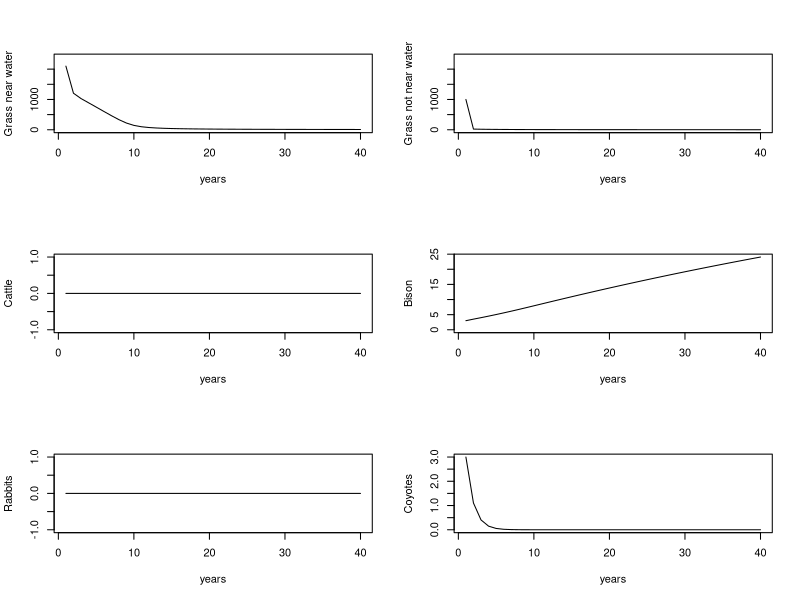

Generate this figure with R:
library(deSolve)

# Variable Definitions

# Grass / Plants
# Gw0 = initial grass density of area near water
# Gd0 = initial grass density of area not near water
# w2t = proportion of range that is near water
# rG = intrinsic growth rate of grasses, assume the same in both habitats
# kG = carrying density of grasses

# Cattle
# C0 = initial density of cattle within entire space
# aC = grass consumption by cattle per capita per timestep
# eC = cattle biomass conversion efficiency
# dhC = rate of cattle harvest by humans

# Bison
# B0 = initial densiry of bison within entire space
# rb = bison intrinsic growth rate = .22 / year = .018 / month
# dhB = rate of bison culling by humans
# tB = proportion of time bison spend in range areas near water

# Jackrabbits
# R0 = initial density of rabbits within enter space
# aR = grass consumption by rabbits per capita per timestep
# eR = rabbit biomass conversion efficiency
# dnR = intrinsic rabbit death rate

# Coyote
# K0 = initial density of coyote within entire space
# aK = asymtotic consumption of rabbits by coyote
# bK = density at half maximum of coyote consumption
# eK = coyote biomass conversion efficiency
# dnK = coyote death rate imposed by humans

# Population Densities
# Population densities for animals are in individuals per hectare
# Densities for grasses are in grams biomass per hectare

model = function(t, y, parms) {
  
  Gw = y[1]
  Gd = y[2]
  C = y[3]
  B = y[4]
  R = y[5]
  K = y[6]
  
  with(as.list(params), {
    
    GwT = Gw * w2t # Density of grasses near water scaled to total area
    GdT = Gd * ( 1 - w2t ) # Density of grasses not near water scaled to total area
    GT = GwT + GdT # Total density of grass at scale of total area
    
    Gw_growth =  rG * ( 1 - Gw / kG ) 
    Gw_cattle_consumption =  (aC * Gw / (bC + Gw)) * C / w2t 
    #print(cat(Gw_growth, Gw_cattle_consumption))
    dGw =  Gw_growth  -  Gw_cattle_consumption -  tB * (aB * Gw/(bB + Gw)) * B    -  (aR * Gw / (bR + Gw)) * R
    
    dGd =  rG * ( 1 - Gd / kG )    - (1 - tB) * (aB * Gd/(bB + Gd)) * B     -  (aR * Gd / (bR + Gd)) * R
    
    #dC  = (eC * (aC * Gw / (bC + Gw)) / Cw) * C   - dhC * C
    dC = 0 # stocking rate held constant by management
    
    dB  =  eB * (tB * (aB * Gw/(bB + Gw)) * B) / Bw   +   ( eB * (1 - tB) * (aB * Gd/(bB + Gd)) * B ) / Bw   -  dhB * B
    
    dR  = (eR * (aR * Gw / (bR + Gw)) / Rw) * R * (1 - R / kR)    - dnR * R    - ( (aK * R) / (bK + R) ) * K 
    # evidence is that jackrabbits are not actually limited by food
    
    dK  = eK * ( (aK * R) / (bK + R) ) * K  + deer * K - dnK * K
    #dK = 0  # Coyotes held constant by management
    
    # [ (1 - tB) * Gd + tB * Gw ] 
    differentials = c(dGw, dGd, dC, dB, dR, dK)
    list(differentials)
  
  })
}

kG = 2100 # carrying capcity density of grasses  kg / ha
params = c(
        Cw = 453, # avg weight of a cow
        Bw = 680, # avg weight of a bison
        Rw = 2, # avg weight of a rabbit
  
        #rG = 60, # kg / year / kg
        rG = 6000, # intrinsic (max) growth rate of grasses  kg / year / ha
        kG = kG, # carrying capcity density of grasses  kg / ha
        
        w2t = .5, # precentage of area that is 'near water,' i.e. grazable by cattle
        
        aC = 4080,  # ideal kilos of grass per year per cattle 
        bC = kG / 100, # density of grasses at half maximum consumption, value is a rough guess
                     # consumption should saturate quickly
        eC = .1, # median conversion efficiency
        #dhC = .5, # cattle harvest rate, percentage
        
        aB = 4080,  # ideal kilos of grass per year per mature bison 
        bB = kG / 100, # consumption saturates quickly
        eB = .04,   #  bison biomass conversion efficiency
        #rB = .22,  # intrinsic growth rate, bison growth per year - individuals per year, not biomass.  equates to above values
        dhB = .01, # culling rate, allowing some growth, a percentage
        tB = .2,  # percentage time bison spend feeding near water, may be influenced by precipitation
        
        eR = .4, # this is tuned to allow one rabbit to create 8 rabbits a year, a conservative estimate
        aR =  54.75, # kg forage pre year per rabbit
        bR = kG / 100, # saturate forage rate quickly 
        kR = 30,  # max jackrabbits per hectare  # they may not be limited actually
        dnR = 0.05, # natural rabbit death rate - not including predation 
        
        aK = 20,
        bK = 5,
        eK = .1,
        deer = 0, # density of fawns consumed by coyote, can be managed by managing deer population
        dnK = 1 #coyote held constant by management
        )

Gw0 = 2100
Gd0 = 1000
C0 = 0 # .4 #.4 # consider this as stocking rate, held constant by management
B0 = 3 #.4 # 2
R0 = 0 #2.7 # 10
K0 = 3 #40
  
state = c(
          Gw0,
          Gd0,
          C0,
          B0,
          R0,
          K0
        )


t = 1:30  # 30 years prediction
#t = 1:200 # to get equilibria
t = 1:40

out = ode(y = state, times = t, func = model, parms = params)

par(mfrow=c(3,2))
matplot(t, out[,2], type = "l", ylab = "Grass near water", xlab = 'years', ylim=c(0, 2400))
matplot(t, out[,3], type = "l", ylab = "Grass not near water", xlab = 'years', ylim=c(0, 2400))
matplot(t, out[,4], type = "l", ylab = "Cattle", xlab = 'years', ylim=c(0, max(out[,4])))
matplot(t, out[,5], type = "l", ylab = "Bison", xlab = 'years', ylim=c(0, max(out[,5])))
matplot(t, out[,6], type = "l", ylab = "Rabbits", xlab = 'years', ylim=c(0, max(out[,6])))
matplot(t, out[,7], type = "l", ylab = "Coyotes", xlab = 'years', ylim=c(0, max(out[,7])))
par(mfrow=c(1,1))
